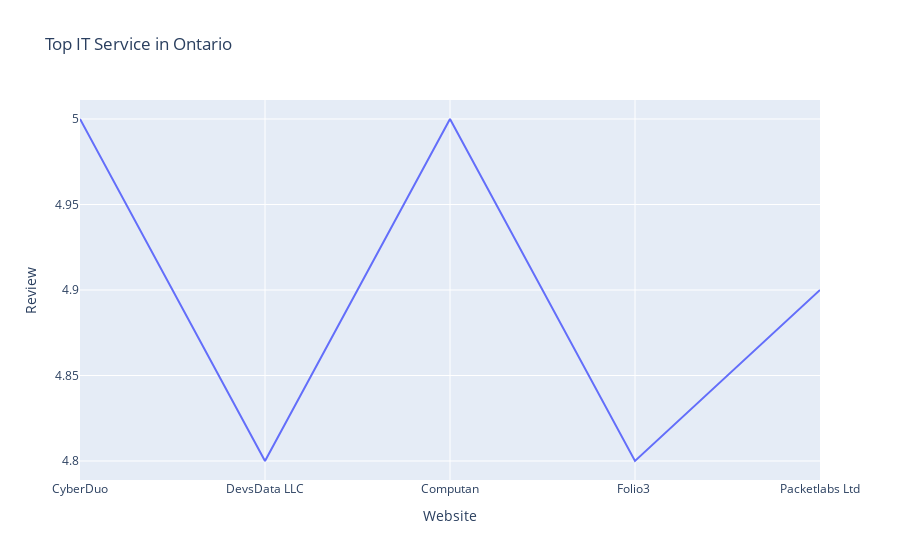

Notebook source saved alongside this figure:
### Code cell
import pandas as pd
df = pd.read_csv('topontarioservices.csv')
import plotly.express as px
fig = px.line(df, x="Website", y="Review", title='Top IT Service in Ontario')
fig.show()

### Figure 1 — Plotly figure (JSON) as saved in the notebook; plotly's stock layout.template omitted (floating-point values rounded to 4 significant figures)
{"data": [{"hovertemplate": "Website=%{x}<br>Review=%{y}<extra></extra>", "legendgroup": "", "line": {"color": "#636efa", "dash": "solid"}, "mode": "lines", "name": "", "orientation": "v", "showlegend": false, "type": "scatter", "x": ["CyberDuo", "DevsData LLC", "Computan", "Folio3 ", "Packetlabs Ltd"], "xaxis": "x", "y": [5, 4.8, 5, 4.8, 4.9], "yaxis": "y"}], "layout": {"legend": {"tracegroupgap": 0}, "title": {"text": "Top IT Service in Ontario"}, "xaxis": {"anchor": "y", "domain": [0, 1], "title": {"text": "Website"}}, "yaxis": {"anchor": "x", "domain": [0, 1], "title": {"text": "Review"}}}}
